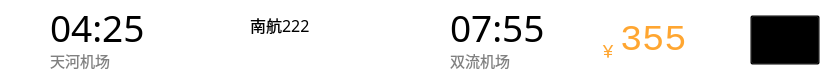
<?xml version="1.0" encoding="UTF-8"?>
<ui version="4.0">
 <class>airlineWidget</class>
 <widget class="QWidget" name="airlineWidget">
  <property name="geometry">
   <rect>
    <x>0</x>
    <y>0</y>
    <width>820</width>
    <height>80</height>
   </rect>
  </property>
  <property name="windowTitle">
   <string>Form</string>
  </property>
  <property name="styleSheet">
   <string notr="true">background:transparent
</string>
  </property>
  <widget class="QLabel" name="fromCityLabel">
   <property name="geometry">
    <rect>
     <x>50</x>
     <y>50</y>
     <width>120</width>
     <height>20</height>
    </rect>
   </property>
   <property name="font">
    <font>
     <family>等线 Light</family>
     <pointsize>11</pointsize>
    </font>
   </property>
   <property name="styleSheet">
    <string notr="true">color:#808080</string>
   </property>
   <property name="text">
    <string>天河机场</string>
   </property>
  </widget>
  <widget class="QLabel" name="toCityLabel">
   <property name="geometry">
    <rect>
     <x>450</x>
     <y>50</y>
     <width>120</width>
     <height>20</height>
    </rect>
   </property>
   <property name="font">
    <font>
     <family>等线 Light</family>
     <pointsize>11</pointsize>
    </font>
   </property>
   <property name="styleSheet">
    <string notr="true">color:#808080</string>
   </property>
   <property name="text">
    <string>双流机场</string>
   </property>
  </widget>
  <widget class="QLabel" name="fromTimeLabel">
   <property name="geometry">
    <rect>
     <x>50</x>
     <y>10</y>
     <width>120</width>
     <height>35</height>
    </rect>
   </property>
   <property name="font">
    <font>
     <family>Adobe Arabic</family>
     <pointsize>28</pointsize>
    </font>
   </property>
   <property name="text">
    <string>04:25</string>
   </property>
  </widget>
  <widget class="QLabel" name="toTimeLabel">
   <property name="geometry">
    <rect>
     <x>450</x>
     <y>10</y>
     <width>120</width>
     <height>35</height>
    </rect>
   </property>
   <property name="font">
    <font>
     <family>Adobe Arabic</family>
     <pointsize>28</pointsize>
    </font>
   </property>
   <property name="text">
    <string>07:55</string>
   </property>
  </widget>
  <widget class="QLabel" name="priceLabel">
   <property name="geometry">
    <rect>
     <x>620</x>
     <y>15</y>
     <width>110</width>
     <height>50</height>
    </rect>
   </property>
   <property name="font">
    <font>
     <family>Consolas</family>
     <pointsize>28</pointsize>
    </font>
   </property>
   <property name="styleSheet">
    <string notr="true">color:#ffa631</string>
   </property>
   <property name="text">
    <string>355</string>
   </property>
  </widget>
  <widget class="QLabel" name="idLabel">
   <property name="geometry">
    <rect>
     <x>250</x>
     <y>15</y>
     <width>120</width>
     <height>20</height>
    </rect>
   </property>
   <property name="font">
    <font>
     <family>黑体</family>
     <pointsize>12</pointsize>
    </font>
   </property>
   <property name="text">
    <string>南航222</string>
   </property>
  </widget>
  <widget class="QLabel" name="label">
   <property name="geometry">
    <rect>
     <x>600</x>
     <y>35</y>
     <width>20</width>
     <height>30</height>
    </rect>
   </property>
   <property name="font">
    <font>
     <family>黑体</family>
     <pointsize>12</pointsize>
    </font>
   </property>
   <property name="styleSheet">
    <string notr="true">color:#ffa631</string>
   </property>
   <property name="text">
    <string>￥</string>
   </property>
  </widget>
  <widget class="QLabel" name="label_2">
   <property name="geometry">
    <rect>
     <x>190</x>
     <y>50</y>
     <width>240</width>
     <height>15</height>
    </rect>
   </property>
   <property name="styleSheet">
    <string notr="true">border-image: url(:/img_ico/right.png);</string>
   </property>
   <property name="text">
    <string/>
   </property>
  </widget>
  <widget class="QPushButton" name="editButton">
   <property name="geometry">
    <rect>
     <x>750</x>
     <y>15</y>
     <width>70</width>
     <height>50</height>
    </rect>
   </property>
   <property name="cursor">
    <cursorShape>PointingHandCursor</cursorShape>
   </property>
   <property name="styleSheet">
    <string notr="true">border-image: url(:/img_normal/edit_button.png);</string>
   </property>
   <property name="text">
    <string/>
   </property>
  </widget>
 </widget>
 <resources/>
 <connections/>
</ui>
